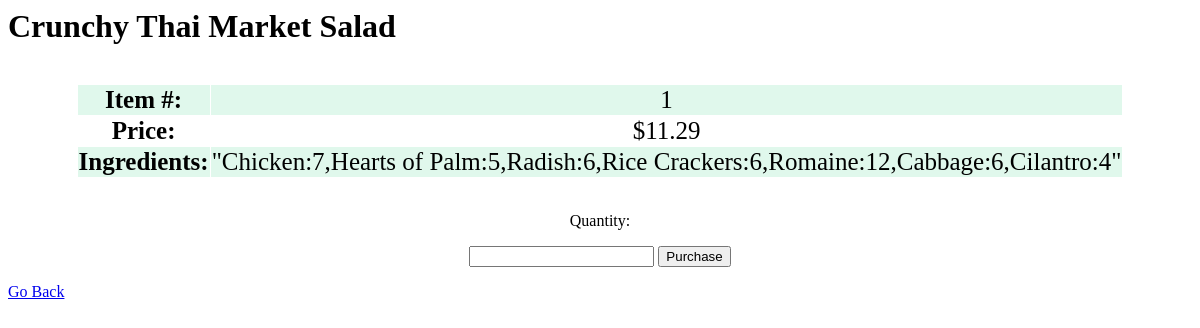
The app's page /home/1/ with its own data.
### home/models.py (models this page shows, shortened)
class Item(models.Model):
    item_id = models.IntegerField(default=0)
    item_name = models.CharField(max_length=200)
    price = models.FloatField(default=0)
    ingredients = models.CharField(max_length=200)
    calories = models.IntegerField(default=0)
    vegan = models.CharField(max_length=3)
    image = models.FilePathField(path=r'C:\Users\Alex\Documents\PythonPractice\databases\foodelf\home\images')
    description = models.CharField(max_length=200)

### home/views.py (the view)
# urls.py: path('<int:item_id>/', views.detail, name='detail'),
def detail(request, item_id):
    item = get_object_or_404(Item, pk=item_id)
    return render(request, 'home/detail.html', {'item':item})

### home/templates/home/detail.html (shortened to what this page needs)
<html>
    <head>
            {% load static %}
    </head>
    <body>
        <h1>{{item.item_name}}</h1><br>
        <table border="1" align="center">
            <tr>
                <td><strong>Item #:</strong></td>
                <td>{{item.item_id}}</td>
            </tr>
            <tr>
                <td><strong>Price:</strong></td>
                {% load humanize %}
                <td>${{item.price|floatformat:2|intcomma}}</td>
            </tr>
            <tr>
                <td><strong>Ingredients:</strong></td>
                <td>{{item.ingredients}}</td>
            </tr>
        </table><br>
        <form action="{% url 'home:purchase' item.id %}" method="POST" align="center">
            <p>Quantity:</p>
            <input type="text" name="textfield">
            <button type="submit">Purchase</button>
        </form>
        <a href="{% url 'home:menu' %}">Go Back</a>
    </body>
</html>

### records on screen
Item: item_name "Crunchy Thai Market Salad", item_id "1", price "11.29", ingredients "\"Chicken:7,Hearts of Palm:5,Radish:6,Rice Crackers:6,Romaine:12,Cabbage:6,Cilantro:4\""
